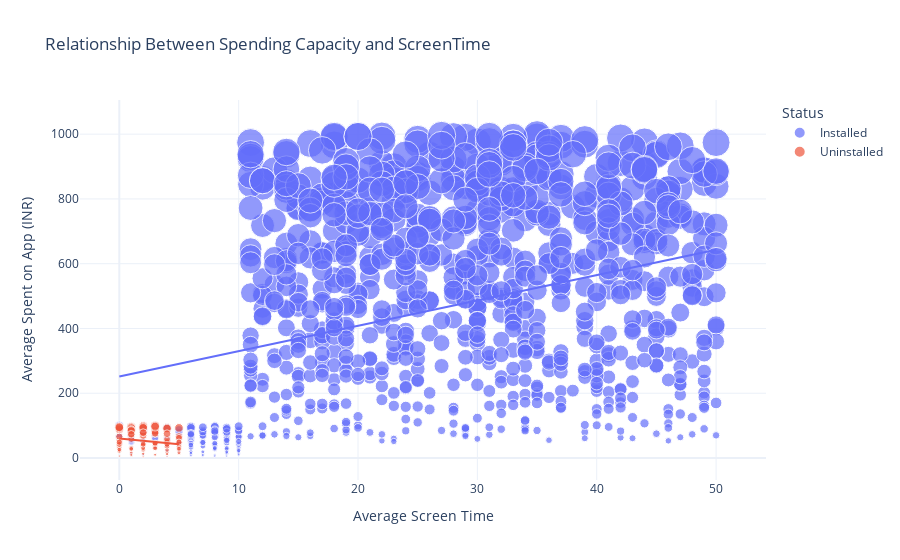

Notebook source saved alongside this figure:
### Code cell
figure = px.scatter(data_frame=df,
                    x="Average Screen Time",
                    y="Average Spent on App (INR)",
                    size="Average Spent on App (INR)",
                    color="Status",
                    title = "Relationship Between Spending Capacity and ScreenTime",
                    trendline="ols")
figure.show()

### Figure 1 — Plotly figure (JSON) as saved in the notebook; plotly's stock layout.template omitted (floating-point values rounded to 4 significant figures; data arrays with more than 128 entries replaced by an {"elided": "..."} marker saying what was removed)
{"data": [{"hovertemplate": "Status=Installed<br>Average Screen Time=%{x}<br>Average Spent on App (INR)=%{marker.size}<extra></extra>", "legendgroup": "Installed", "marker": {"color": "#636efa", "size": {"elided": "916 int values"}, "sizemode": "area", "sizeref": 2.495, "symbol": "circle"}, "mode": "markers", "name": "Installed", "orientation": "v", "showlegend": true, "type": "scatter", "x": {"elided": "916 int values"}, "xaxis": "x", "y": {"elided": "916 int values"}, "yaxis": "y"}, {"hovertemplate": "<b>OLS trendline</b><br>Average Spent on App (INR) = 7.82515 * Average Screen Time + 251.62<br>R<sup>2</sup>=0.113975<br><br>Status=Installed<br>Average Screen Time=%{x}<br>Average Spent on App (INR)=%{y} <b>(trend)</b><extra></extra>", "legendgroup": "Installed", "marker": {"color": "#636efa", "symbol": "circle"}, "mode": "lines", "name": "Installed", "showlegend": false, "type": "scatter", "x": {"elided": "916 int values"}, "xaxis": "x", "y": {"elided": "916 float values"}, "yaxis": "y"}, {"hovertemplate": "Status=Uninstalled<br>Average Screen Time=%{x}<br>Average Spent on App (INR)=%{marker.size}<extra></extra>", "legendgroup": "Uninstalled", "marker": {"color": "#EF553B", "size": [54, 97, 93, 34, 67, 26, 48, 94, 8, 75, 23, 44, 42, 95, 83, 46, 100, 37, 51, 92, 69, 93, 16, 10, 17, 77, 91, 32, 95, 39, 31, 93, 42, 47, 28, 25, 50, 97, 58, 15, 75, 66, 17, 21, 81, 25, 62, 25, 99, 59, 36, 26, 96, 84, 49, 42, 88, 75, 13, 45, 36, 1, 10, 92, 87, 6, 4, 93, 5, 0, 12, 84, 97, 30, 49, 29, 78, 42, 3, 95, 31, 73, 43], "sizemode": "area", "sizeref": 2.495, "symbol": "circle"}, "mode": "markers", "name": "Uninstalled", "orientation": "v", "showlegend": true, "type": "scatter", "x": [0, 1, 4, 3, 5, 5, 0, 1, 1, 3, 0, 3, 2, 1, 3, 3, 3, 4, 4, 1, 2, 0, 1, 3, 4, 3, 4, 0, 0, 2, 1, 5, 0, 5, 1, 4, 4, 0, 4, 5, 4, 0, 5, 0, 2, 2, 5, 5, 2, 1, 5, 0, 2, 1, 5, 0, 0, 1, 2, 3, 4, 3, 1, 0, 1, 0, 4, 2, 2, 3, 4, 1, 3, 3, 0, 5, 2, 4, 2, 0, 2, 1, 2], "xaxis": "x", "y": [54, 97, 93, 34, 67, 26, 48, 94, 8, 75, 23, 44, 42, 95, 83, 46, 100, 37, 51, 92, 69, 93, 16, 10, 17, 77, 91, 32, 95, 39, 31, 93, 42, 47, 28, 25, 50, 97, 58, 15, 75, 66, 17, 21, 81, 25, 62, 25, 99, 59, 36, 26, 96, 84, 49, 42, 88, 75, 13, 45, 36, 1, 10, 92, 87, 6, 4, 93, 5, 0, 12, 84, 97, 30, 49, 29, 78, 42, 3, 95, 31, 73, 43], "yaxis": "y"}, {"hovertemplate": "<b>OLS trendline</b><br>Average Spent on App (INR) = -3.51397 * Average Screen Time + 60.0258<br>R<sup>2</sup>=0.037117<br><br>Status=Uninstalled<br>Average Screen Time=%{x}<br>Average Spent on App (INR)=%{y} <b>(trend)</b><extra></extra>", "legendgroup": "Uninstalled", "marker": {"color": "#EF553B", "symbol": "circle"}, "mode": "lines", "name": "Uninstalled", "showlegend": false, "type": "scatter", "x": [0, 0, 0, 0, 0, 0, 0, 0, 0, 0, 0, 0, 0, 0, 0, 0, 0, 1, 1, 1, 1, 1, 1, 1, 1, 1, 1, 1, 1, 1, 1, 1, 2, 2, 2, 2, 2, 2, 2, 2, 2, 2, 2, 2, 2, 2, 3, 3, 3, 3, 3, 3, 3, 3, 3, 3, 3, 3, 3, 4, 4, 4, 4, 4, 4, 4, 4, 4, 4, 4, 4, 4, 5, 5, 5, 5, 5, 5, 5, 5, 5, 5, 5], "xaxis": "x", "y": [60.03, 60.03, 60.03, 60.03, 60.03, 60.03, 60.03, 60.03, 60.03, 60.03, 60.03, 60.03, 60.03, 60.03, 60.03, 60.03, 60.03, 56.51, 56.51, 56.51, 56.51, 56.51, 56.51, 56.51, 56.51, 56.51, 56.51, 56.51, 56.51, 56.51, 56.51, 56.51, 53.0, 53.0, 53.0, 53.0, 53.0, 53.0, 53.0, 53.0, 53.0, 53.0, 53.0, 53.0, 53.0, 53.0, 49.48, 49.48, 49.48, 49.48, 49.48, 49.48, 49.48, 49.48, 49.48, 49.48, 49.48, 49.48, 49.48, 45.97, 45.97, 45.97, 45.97, 45.97, 45.97, 45.97, 45.97, 45.97, 45.97, 45.97, 45.97, 45.97, 42.46, 42.46, 42.46, 42.46, 42.46, 42.46, 42.46, 42.46, 42.46, 42.46, 42.46], "yaxis": "y"}], "layout": {"autosize": true, "legend": {"itemsizing": "constant", "title": {"text": "Status"}, "tracegroupgap": 0}, "title": {"text": "Relationship Between Spending Capacity and ScreenTime"}, "xaxis": {"anchor": "y", "autorange": true, "domain": [0, 1], "range": [-3.176, 53.86], "title": {"text": "Average Screen Time"}, "type": "linear"}, "yaxis": {"anchor": "x", "autorange": true, "domain": [0, 1], "range": [-83.64, 1171.0], "title": {"text": "Average Spent on App (INR)"}, "type": "linear"}}}
